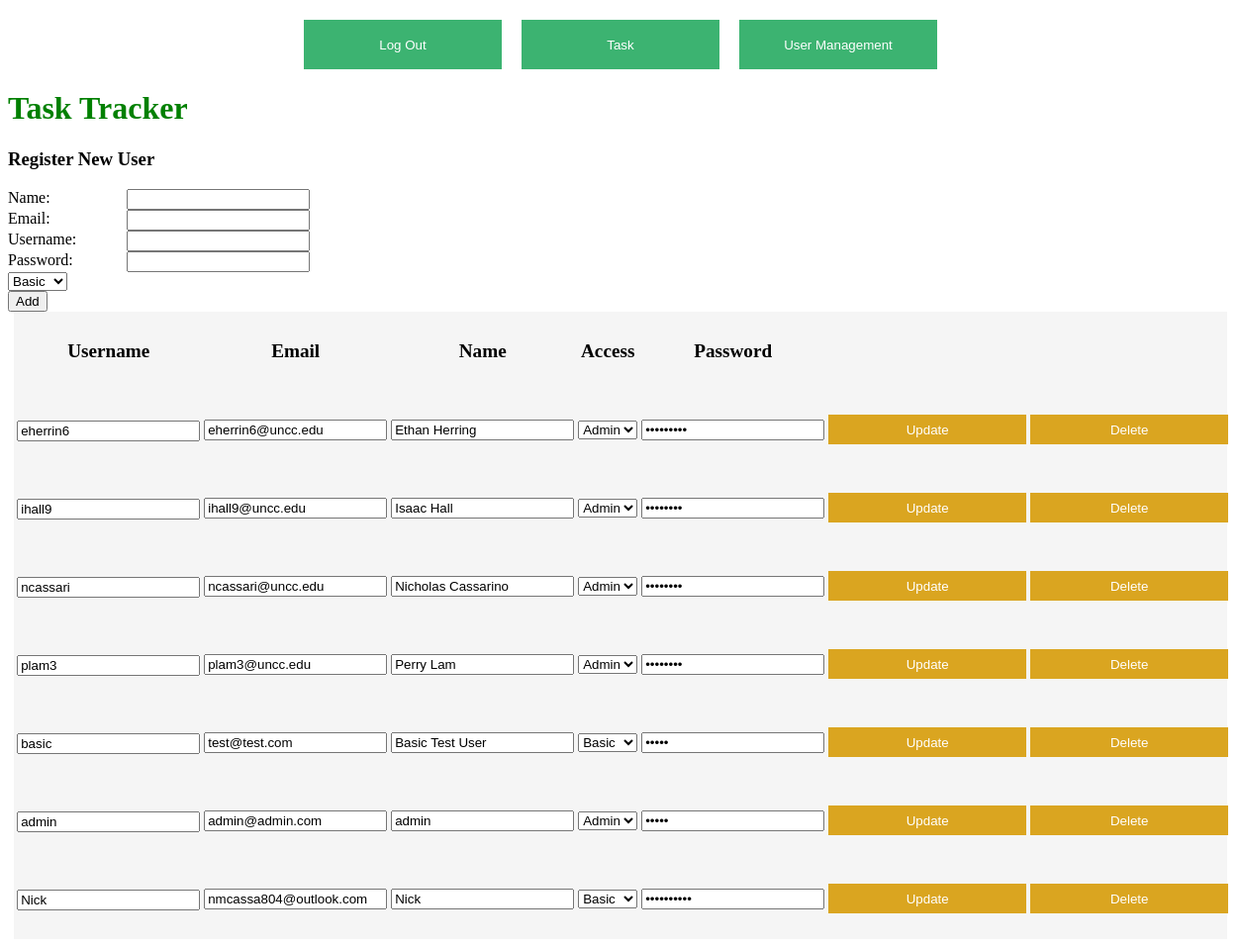
Page /ViewUsers (signed in) on the committed database.
### app.py (models this page shows)
class User(db.Model):
    id = db.Column(db.Integer, primary_key=True)
    name = db.Column(db.String(4150))
    email = db.Column(db.String(4150), unique=True)
    username = db.Column(db.String(100), unique=True)
    password = db.Column(db.String(100))
    access = db.Column(db.Boolean)  # True if admin, False otherwise

### app.py (the view, shortened to what this page needs)
@app.route('/ViewUsers', methods=['GET', 'POST'])
def viewUsers():
    global user
    user_list = User.query.all()
    if user == User:
        return render_template('login.html', message="Please Log In To access this page")
    return render_template('ViewUsers.html', user_list=user_list, user=user)

### templates/ViewUsers.html (shortened to what this page needs)
<!DOCTYPE html>
<html lang="en">
<head>
    <link rel="stylesheet" href="./static/main.css">
</head>
<div class="top-contain">
    <a href="/logout">
        <button class="top-bar">Log Out</button>
    </a>
    <a href="/task">
        <button class="top-bar">Task</button>
    </a>
    <a href="/ViewUsers">
        <button class="top-bar">User Management</button>
    </a>
</div>
{% if user.access==1 %}
    <body>
    <h1>Task Tracker</h1>
    <form action="/ViewUsers" method="post">
        <div>
            <h3>Register New User</h3>
            <label>Name:</label>
            <input required type="text" name="name" value="{{ request.form['name'] }}">
            <br>
            <label>Email:</label>
            <input required type="text" name="email" value="{{ request.form['email'] }}">
            <br>
            <label>Username:</label>
            <input required type="text" name="username" value="{{ request.form['username'] }}">
            <br>
            <label>Password:</label>
            <input required type="text" name="password" value="{{ request.form['password'] }}">
            <br>
            <select name="access">
                <option value="0">Basic</option>
            </select>
            <br>
            <button type="submit">Add</button>
        </div>
    </form>
    <div class="todo">
        <table>
            <thead>
            <tr>
                <th>Username</th>
                <th>Email</th>
                <th>Name</th>
                <th>Access</th>
                <th>Password</th>
                <th></th>
                <th></th>
            </tr>
            </thead>
            <tbody>
            {% for user in user_list %}
                <tr>
                    <form action="/updateUser/{{ user.id }}" method="Post">
                        <td class="title"><input type="text" name="editUsername" value="{{ user.username }}"></td>
                        <td><input type="text" name="editEmail" value="{{ user.email }}"></td>
                        <td><input type="text" name="editName" value="{{ user.name }}"></td>
                        <td><select name="editAccess">{% if user.access == 0 %}
                            <option selected value="Basic">Basic</option>
                            <option value="Admin">Admin</option> {% elif user.access == 1 %}
                            <option selected value="Admin">Admin</option>{% endif %}"></select></td>
                        <td><input type="password" name="updatePass" value={{ user.password }}>
                        <td><a href="/updateUser/{{ user.id }}">
                            <button type="submit">Update</button>
                        </a></td>
                    </form>
                    <td><a href="/deleteUser/{{ user.id }}">
                        <button>Delete</button>
                    </a>
                    </td>
                </tr>
            {% endfor %}
            </tbody>
        </table>
    </div>
{% endif %}
</body>
</html>

### static/main.css (style rules this page uses)
h1 { color: green; }
label:not(.ex) { display: block; float: left; width: 120px; }
h3 { font-weight: bold; text-align: left; }
th { font-size: larger; height: 75px; width: 550px; }
td { height: 75px; }
td > a > button { width: 200px; height: 30px; background-color: goldenrod; border-style: none; color: white; }
a { text-decoration: none; }
.todo { text-align: center; background-color: whitesmoke; width: 99%; margin-left: auto; margin-right: auto; }
.title { font-weight: bold; font-size: larger; }
.top-bar { background-color: mediumseagreen; border-style: none; color: white; height: 50px; width: 200px; margin-right: 10px; margin-left: 10px; }
.top-contain { margin-top: 20px; display: flex; justify-content: center; }

### rows in the picture
User: editUsername "eherrin6", editEmail "eherrin6@uncc.edu", editName "Ethan Herring", editAccess "Admin"
User: editUsername "ihall9", editEmail "ihall9@uncc.edu", editName "Isaac Hall", editAccess "Admin"
User: editUsername "ncassari", editEmail "ncassari@uncc.edu", editName "Nicholas Cassarino", editAccess "Admin"
User: editUsername "plam3", editEmail "plam3@uncc.edu", editName "Perry Lam", editAccess "Admin"
User: editUsername "basic", editEmail "test@test.com", editName "Basic Test User", editAccess "Basic"
User: editUsername "admin", editEmail "admin@admin.com", editName "admin", editAccess "Admin"
User: editUsername "Nick", editEmail "nmcassa804@outlook.com", editName "Nick", editAccess "Basic"
